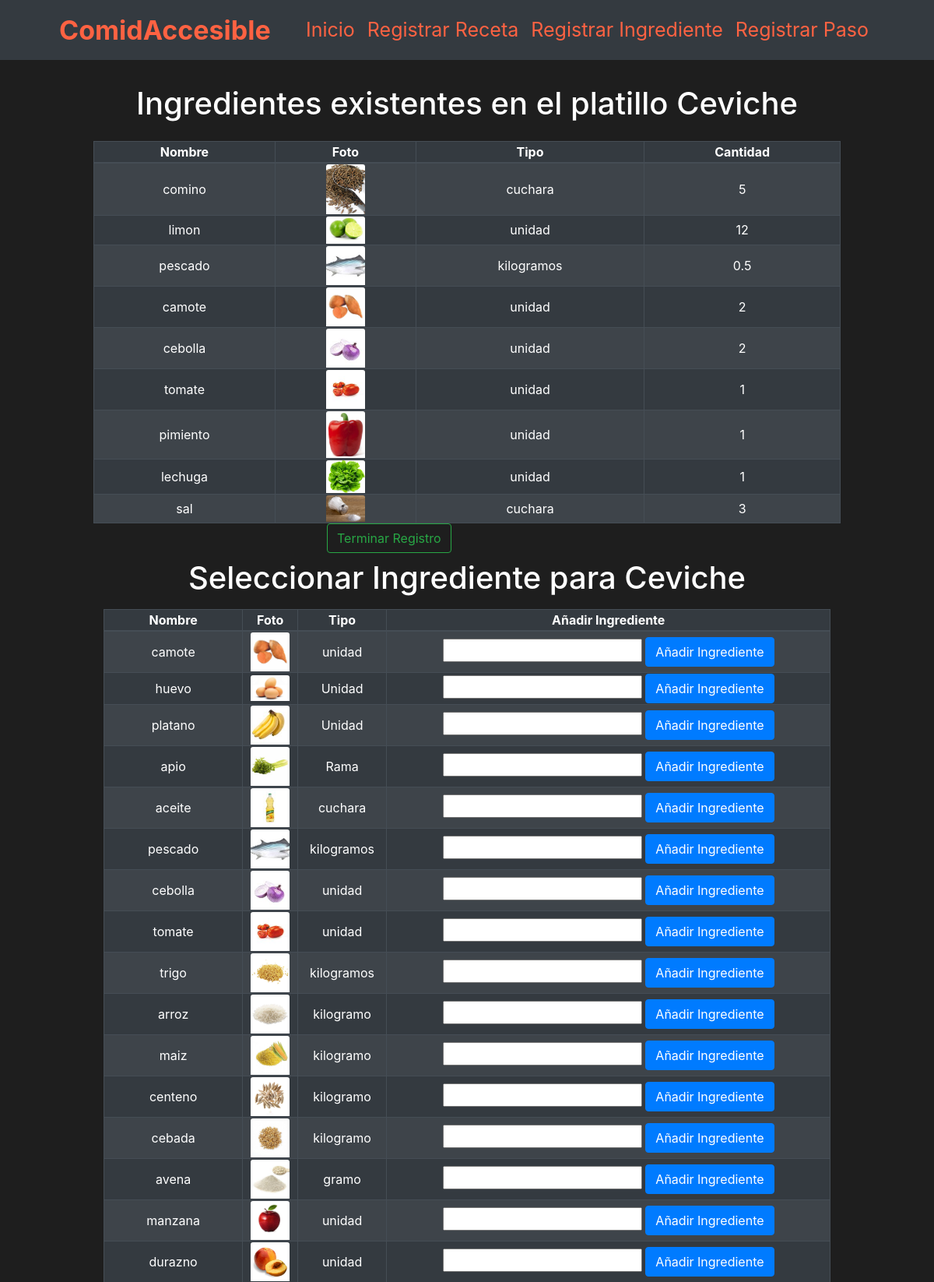
The page /registrar_ingrediente.php?id=1 (upper part) on the database its author committed.
### tables this page shows
CREATE TABLE `plato` (
  `IdPlato` int(11) NOT NULL,
  `NombrePlato` varchar(50) NOT NULL,
  `Descripción` text NOT NULL,
  `Duracion` int(11) NOT NULL,
  `Dificultad` varchar(20) NOT NULL,
  `Foto` varchar(600) NOT NULL,
  `Pasos` longtext NOT NULL,
  `IdCategoria` int(11) NOT NULL
);

CREATE TABLE `platoingrediente` (
  `Cantidad` double NOT NULL,
  `IdPlato` int(11) NOT NULL,
  `IdIngrediente` int(11) NOT NULL
);

CREATE TABLE `ingrediente` (
  `IdIngrediente` int(11) NOT NULL,
  `Nombre` varchar(100) NOT NULL,
  `Foto` varchar(2000) NOT NULL,
  `Tipo` varchar(200) NOT NULL
);

### registrar_ingrediente.php (the view, shortened to what this page needs)
<?php
    include 'partes/conexion.php';
    $sentencia_ingrediente = "SELECT * FROM ingrediente";
    $sentencia=$db->query($sentencia_ingrediente);
    $ingrediente= $sentencia->fetchAll();
    $idPlato= $_GET["id"];
    $sentencia_plato = "SELECT * FROM plato where IdPlato = $idPlato";
    $sentencia=$db->query($sentencia_plato);
    $plato= $sentencia->fetch();
    $sentencia_platoingrediente = "SELECT * FROM platoingrediente where IdPlato = $idPlato";
    $sentencia=$db->query($sentencia_platoingrediente);
    $platoingrediente= $sentencia->fetchAll();
?>
<!DOCTYPE html>
<html lang="en">
<head>
    <link rel="stylesheet" href="hojaestilo/estilodepagina.css">
    <link rel="stylesheet" href="https://cdn.jsdelivr.net/npm/bootstrap@4.5.3/dist/css/bootstrap.min.css">
</head>
<body>
    <?php include 'partes/header.php'?>
    <div style="background-color:#1e1e1e;">
        <br/>
        <h1 style="text-align:center; margin:0px;color:white;" class="pt-2">Ingredientes existentes en el platillo <?php echo $plato["NombrePlato"]?></h1>
        <br/>
        <?php if(count($platoingrediente) == 0) {?>
            <br/>
            <p style="text-align:center; color:white; margin-bottom:0px " >No existen ingredientes para esta receta.</p>
        <?php } else { ?>
            <table class="table-striped table-dark table-bordered" style="width:80%;margin-left:auto;margin-right:auto">
                <thead>
                    <tr>
                    <th scope="col" style="text-align:center;">Nombre</th>
                    <th scope="col" style="text-align:center;">Foto</th>
                    <th scope="col" style="text-align:center;">Tipo</th>
                    <th scope="col" style="text-align:center;">Cantidad</th>
                    </tr>
                </thead>
                <tbody>
                    <?php foreach($platoingrediente as $pi) {?>
                    <tr>
                        <?php
                            $idpi = $pi["IdIngrediente"];
                            $sentencia_ingrediente_existe = "SELECT * FROM ingrediente where IdIngrediente = $idpi";
                            $sentencia_ie=$db->query($sentencia_ingrediente_existe);
                            $i_existente= $sentencia_ie->fetch();
                        ?>
                        <td style="text-align:center;"><?php echo $i_existente["Nombre"]?></td>
                        <td style="text-align:center;"><img style="width:50px " src="<?php echo $i_existente["Foto"]; ?>" class="alto card-img-top " alt="..."></td>
                        <td style="text-align:center;"><?php echo $i_existente["Tipo"]?></td>
                        <td style="text-align:center;"><?php echo $pi["Cantidad"]?></td>
                    </tr>
                    <?php }?>
                </tbody>
            </table>
            <div style="margin-left:auto;margin-right:auto;width:30%;">
                <a class="btn btn-outline-success" href="index.php" role="button">Terminar Registro</a>
            </div>
        <?php } ?>
        <h1 style="text-align:center; margin:0px;color:white;" class="pt-2">Seleccionar Ingrediente para <?php echo $plato["NombrePlato"]?></h1>
    </div>
    <div class="w-100 mr-0 ml-0 pr-3 pl-3 pt-3" style="background-color:#1e1e1e">
            <table class="table-striped table-dark table-bordered" style="width:80%;margin-left:auto;margin-right:auto">
                <thead>
                    <tr>
                    <th scope="col" style="text-align:center;">Nombre</th>
                    <th scope="col"style="text-align:center;">Foto</th>
                    <th scope="col" style="text-align:center;">Tipo</th>
                    <th scope="col"style="text-align:center;">Añadir Ingrediente</th>
                    </tr>
                </thead>
                <tbody>
                    <?php foreach($ingrediente as $i){ ?>
                    <tr>
                        <td style="text-align:center;"><?php echo $i["Nombre"]?></td>
                        <td style="text-align:center;"><img style="width:50px "src="<?php echo $i["Foto"]; ?>" class="alto card-img-top " alt="..."></td>
                        <td style="text-align:center;"><?php echo $i["Tipo"]?></td>
                        <td style="text-align:center;">
                            <div>
                                <form action="procesar_ingrediente.php" method="post">
                                    <input type="float" name="Cantidad" id="" required>
                                    <button type="submit"class="btn btn-primary " >Añadir Ingrediente</button>
                                </form>
                            </div>
                        </td>
                    </tr>
                    <?php }?>
                </tbody>
            </table>
    </div>
</body>
</html>

### hojaestilo/estilodepagina.css (style rules this page uses)
.alto { max-height:320px; }

### rows shown on the page
plato: NombrePlato "Ceviche"
platoingrediente: IdIngrediente.Nombre "comino", IdIngrediente.Foto (picture), IdIngrediente.Tipo "cuchara", Cantidad "5"
platoingrediente: IdIngrediente.Nombre "limon", IdIngrediente.Foto (picture), IdIngrediente.Tipo "unidad", Cantidad "12"
platoingrediente: IdIngrediente.Nombre "pescado", IdIngrediente.Foto (picture), IdIngrediente.Tipo "kilogramos", Cantidad "0.5"
platoingrediente: IdIngrediente.Nombre "camote", IdIngrediente.Foto (picture), IdIngrediente.Tipo "unidad", Cantidad "2"
platoingrediente: IdIngrediente.Nombre "cebolla", IdIngrediente.Foto (picture), IdIngrediente.Tipo "unidad", Cantidad "2"
platoingrediente: IdIngrediente.Nombre "tomate", IdIngrediente.Foto (picture), IdIngrediente.Tipo "unidad", Cantidad "1"
platoingrediente: IdIngrediente.Nombre "pimiento", IdIngrediente.Foto (picture), IdIngrediente.Tipo "unidad", Cantidad "1"
platoingrediente: IdIngrediente.Nombre "lechuga", IdIngrediente.Foto (picture), IdIngrediente.Tipo "unidad", Cantidad "1"
platoingrediente: IdIngrediente.Nombre "sal", IdIngrediente.Foto (picture), IdIngrediente.Tipo "cuchara", Cantidad "3"
ingrediente: Nombre "camote", Foto (picture), Tipo "unidad"
ingrediente: Nombre "huevo", Foto (picture), Tipo "Unidad"
ingrediente: Nombre "platano", Foto (picture), Tipo "Unidad"
ingrediente: Nombre "apio", Foto (picture), Tipo "Rama"
ingrediente: Nombre "aceite", Foto (picture), Tipo "cuchara"
ingrediente: Nombre "pescado", Foto (picture), Tipo "kilogramos"
ingrediente: Nombre "cebolla", Foto (picture), Tipo "unidad"
ingrediente: Nombre "tomate", Foto (picture), Tipo "unidad"
ingrediente: Nombre "trigo", Foto (picture), Tipo "kilogramos"
ingrediente: Nombre "arroz", Foto (picture), Tipo "kilogramo"
ingrediente: Nombre "maiz", Foto (picture), Tipo "kilogramo"
ingrediente: Nombre "centeno", Foto (picture), Tipo "kilogramo"
ingrediente: Nombre "cebada", Foto (picture), Tipo "kilogramo"
ingrediente: Nombre "avena", Foto (picture), Tipo "gramo"
ingrediente: Nombre "manzana", Foto (picture), Tipo "unidad"
ingrediente: Nombre "durazno", Foto (picture), Tipo "unidad"
